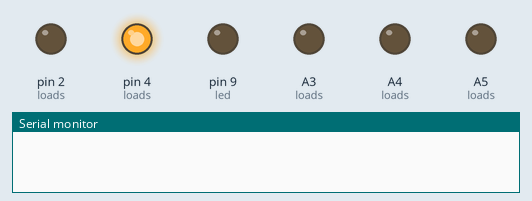
Simulated run of this sketch. Board: Arduino Uno, built with avr-gcc and run on an emulated ATmega328P. Shown: output pins drawn as LEDs (lit = HIGH), the last lines printed to the serial monitor.

Above: at 0.05 s.
At 0.5 s:
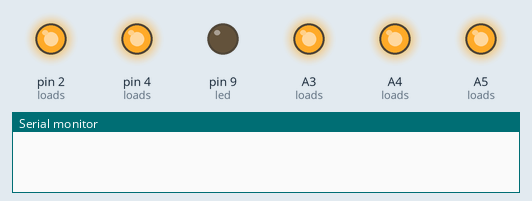
At 38.1 s:
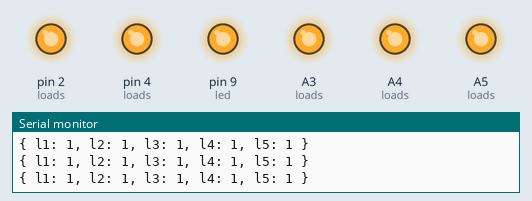
Timing chart, 0 to 40.0 s (numbered marks = the images above):
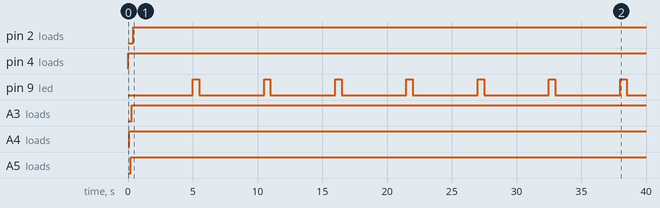

The sketch:

IoT_plus_TelegramBOT_david.ino
```cpp
#define l1 4
#define l2 A4
#define l3 A5
#define l4 A3
#define l5 2

#define led 9

bool ledState = 0;
unsigned long lastTick = 0;

byte loads[5] = { l1, l2, l3, l4, l5 };
bool load_states[5] = { 1, 1, 1, 1, 1 };

String Buffer = "", data = "", mem = "";

unsigned long lastSendTime = 0;

struct IOT {
  void init() {
    Serial.begin(9600);
    for (int i = 0; i < 5; i++) {
      pinMode(loads[i], 1);
    }
    pinMode(led, 1);
    Buffer.reserve(64);
    data.reserve(64);
    mem.reserve(64);
  }

  bool isListData(String *data) {
    if (data->startsWith("[") && data->endsWith("]")) {
      return true;
    } else {
      return false;
    }
  }

  String readStrList(String *memory, String strList, byte position) {
    byte index = 0;
    *memory = "";
    for (int i = 0; i < strList.length(); i++) {
      if (strList[i] == ',') {
        index++;
      }
      if (index == position - 1) {
        memory->concat(strList[i]);
      }
    }
    if (memory->startsWith(",")) {
      *memory = memory->substring(memory->indexOf(',') + 1);
    }
    return *memory;
  }

  void checkSerial() {
    if (Serial.available()) {
      while (Serial.available() > 0) {
        delay(3);
        char c = Serial.read();
        data += c;
      }
    }
    if (data.length() > 0) {
      data.trim();
      if (isListData(&data)) {
        data = data.substring(data.indexOf('[') + 1, data.indexOf(']'));
        String command = readStrList(&mem, data, 1);
        if (command.startsWith("L")) {
          int val = command.substring(1).toInt();
          val = constrain(val, 1, 5);
          if (load_states[val - 1]) {
            load_states[val - 1] = 0;
          } else {
            load_states[val - 1] = 1;
          }
        } else if (command == "AON") {
          for (int i = 0; i < 5; i++) {
            load_states[i] = 1;
          }
        } else if (command == "AOFF") {
          for (int i = 0; i < 5; i++) {
            load_states[i] = 0;
          }
        } else {
          ;
        }
      }
    }
    data = "";
  }

  void sendStates() {
    if (millis() - lastSendTime >= 5000) {
      load_buffer();
      Serial.println(Buffer);
      lastSendTime = millis();
    }
  }

  void writeStates() {
    for (int i = 0; i < 5; i++) {
      digitalWrite(loads[i], load_states[i]);
      delay(100);
    }
  }

  void blinkLED()
  {
    if(ledState && millis() - lastTick >= 300)
    {
      ledState = !ledState;
      digitalWrite(led, ledState);
      lastTick = millis();
    }
    else if(!ledState && millis() - lastTick >= 5000)
    {
      ledState = !ledState;
      digitalWrite(led, ledState);
      lastTick = millis();
    }
  }


  void load_buffer(void) {
    Buffer = "";
    Buffer.concat("{ l1: ");
    Buffer.concat(load_states[0]);
    Buffer.concat(", l2: ");
    Buffer.concat(load_states[1]);
    Buffer.concat(", l3: ");
    Buffer.concat(load_states[2]);
    Buffer.concat(", l4: ");
    Buffer.concat(load_states[3]);
    Buffer.concat(", l5: ");
    Buffer.concat(load_states[4]);
    Buffer.concat(" }");
  }

  void run() {
    checkSerial();
    sendStates();
    writeStates();
    blinkLED();
  }
} iot;

void setup() {
  iot.init();
}

void loop() {
  iot.run();
}
```

Measured:
- by itself, pin 2 (loads): LOW → HIGH at 0.40 s
- by itself, pin 4 (loads): LOW → HIGH at 0.00 s
- by itself, pin 9 (led): alternates HIGH for 0.50 s and LOW for 5.0 s
- by itself, A3 (loads): LOW → HIGH at 0.30 s
- by itself, A4 (loads): LOW → HIGH at 0.10 s
- by itself, A5 (loads): LOW → HIGH at 0.20 s
